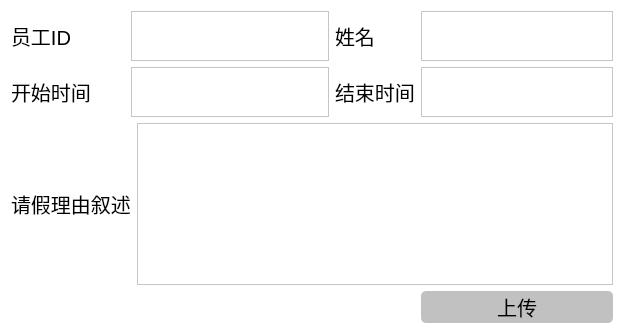
<?xml version="1.0" encoding="UTF-8"?>
<ui version="4.0">
 <class>applyforabsence</class>
 <widget class="QWidget" name="applyforabsence">
  <property name="geometry">
   <rect>
    <x>0</x>
    <y>0</y>
    <width>624</width>
    <height>334</height>
   </rect>
  </property>
  <property name="windowTitle">
   <string>Form</string>
  </property>
  <property name="styleSheet">
   <string notr="true">background-color:rgb(255, 255, 255)</string>
  </property>
  <layout class="QGridLayout" name="gridLayout" rowstretch="1,1,5,1" columnstretch="2,0,5,2,5">
   <item row="0" column="0">
    <widget class="QLabel" name="label">
     <property name="font">
      <font>
       <pointsize>15</pointsize>
      </font>
     </property>
     <property name="text">
      <string>员工ID</string>
     </property>
    </widget>
   </item>
   <item row="0" column="1" colspan="2">
    <widget class="QTextEdit" name="textEdit">
     <property name="maximumSize">
      <size>
       <width>16777215</width>
       <height>50</height>
      </size>
     </property>
    </widget>
   </item>
   <item row="0" column="3">
    <widget class="QLabel" name="label_2">
     <property name="font">
      <font>
       <pointsize>15</pointsize>
      </font>
     </property>
     <property name="styleSheet">
      <string notr="true"/>
     </property>
     <property name="text">
      <string>姓名</string>
     </property>
    </widget>
   </item>
   <item row="0" column="4">
    <widget class="QTextEdit" name="textEdit_2">
     <property name="maximumSize">
      <size>
       <width>16777215</width>
       <height>50</height>
      </size>
     </property>
    </widget>
   </item>
   <item row="1" column="0">
    <widget class="QLabel" name="label_3">
     <property name="font">
      <font>
       <pointsize>15</pointsize>
      </font>
     </property>
     <property name="text">
      <string>开始时间</string>
     </property>
    </widget>
   </item>
   <item row="1" column="1" colspan="2">
    <widget class="QTextEdit" name="textEdit_3">
     <property name="maximumSize">
      <size>
       <width>16777215</width>
       <height>50</height>
      </size>
     </property>
    </widget>
   </item>
   <item row="1" column="3">
    <widget class="QLabel" name="label_4">
     <property name="font">
      <font>
       <pointsize>15</pointsize>
      </font>
     </property>
     <property name="styleSheet">
      <string notr="true"/>
     </property>
     <property name="text">
      <string>结束时间</string>
     </property>
    </widget>
   </item>
   <item row="1" column="4">
    <widget class="QTextEdit" name="textEdit_4">
     <property name="maximumSize">
      <size>
       <width>16777215</width>
       <height>50</height>
      </size>
     </property>
    </widget>
   </item>
   <item row="2" column="0" colspan="2">
    <widget class="QLabel" name="label_5">
     <property name="font">
      <font>
       <pointsize>15</pointsize>
      </font>
     </property>
     <property name="text">
      <string>请假理由叙述</string>
     </property>
    </widget>
   </item>
   <item row="2" column="2" colspan="3">
    <widget class="QTextEdit" name="textEdit_5"/>
   </item>
   <item row="3" column="4">
    <widget class="QPushButton" name="pushButton">
     <property name="maximumSize">
      <size>
       <width>200</width>
       <height>62</height>
      </size>
     </property>
     <property name="font">
      <font>
       <pointsize>15</pointsize>
      </font>
     </property>
     <property name="styleSheet">
      <string notr="true">QPushButton { background-color: rgb(193,193,193); border-radius: 5px; color: rgb(0, 0, 0); } QPushButton:hover { background-color: rgb(255, 255, 255); }</string>
     </property>
     <property name="text">
      <string>上传</string>
     </property>
    </widget>
   </item>
  </layout>
 </widget>
 <resources/>
 <connections/>
</ui>
